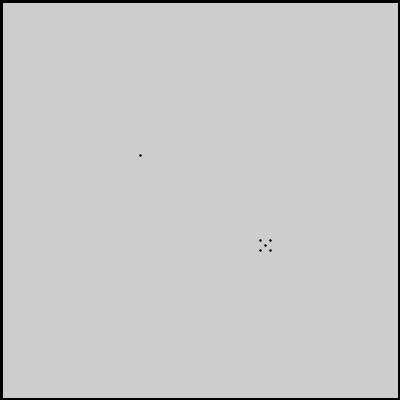
Frame 1 (no input)
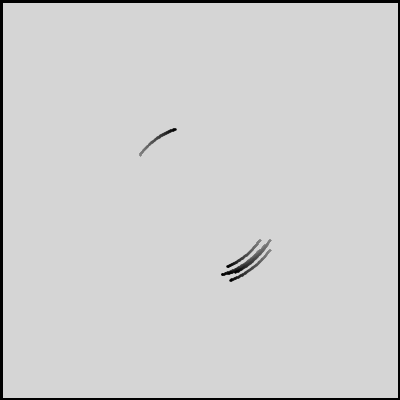
Frame 60 (the mouse pressed at the canvas centre just before this capture)
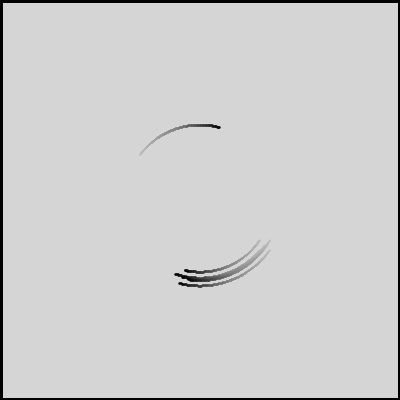
Frame 120 (the mouse held since frame 60 and released just before this capture)

The Processing sketch that drew these frames (run headless with seeded random() and noise(); from frame 60 on, the mouse is pressed at the canvas centre):

// Processing sketch: PointTest1
// ── PointTest1.pde

void setup() {
  size(400,400);
  //noSmooth();
  strokeWeight(5);
}

float angle=0;

void draw() {
  //background(0x04FFFFFF);
  fill(0x3FFFFFF);
  rect(0,0,width,height);
  
  translate(width/2, height/2);
  rotate(angle);
  scale(0.5, 0.5);
  angle += 0.01;
  point(120, 80);
  point(130, 90);
  point(140, 100);
  point(140, 80);
  point(120, 100);
  point(-120, -90);
}
